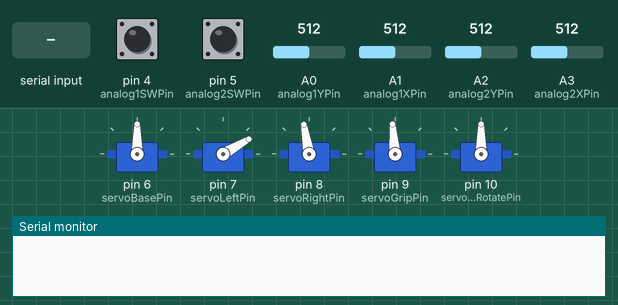
Recording of a sketch running on a simulated Arduino Uno, built with avr-gcc and run on an emulated ATmega328P. On the bench: 5 × servo, the last lines printed to the serial monitor. The inputs (shaded band) are chosen by the test bench; at power-on: A0 (analog1YPin) = 512, A1 (analog1XPin) = 512, A2 (analog2YPin) = 512, pin 4 (analog1SWPin) HIGH, pin 5 (analog2SWPin) HIGH, A3 (analog2XPin) = 512.

Above: at 1.2 s.
1.3 s: A0 (analog1YPin) set to 626
2.8 s: A0 (analog1YPin) set to 654
At 3.53 s:
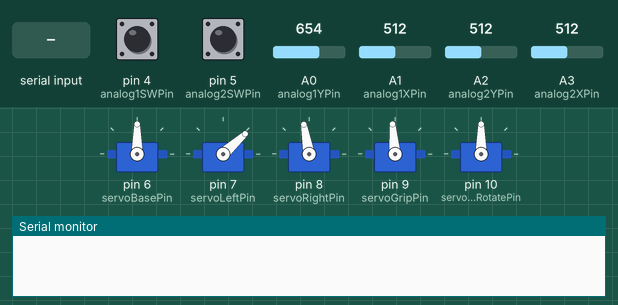
5.8 s: A1 (analog1XPin) set to 621
8.8 s: A1 (analog1XPin) set to 658
At 8.87 s:
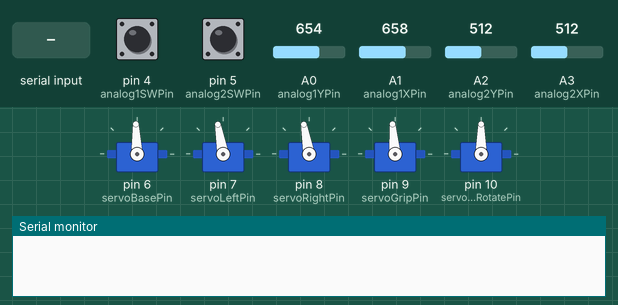
11.8 s: "b" received over the second serial link
At 14.6 s:
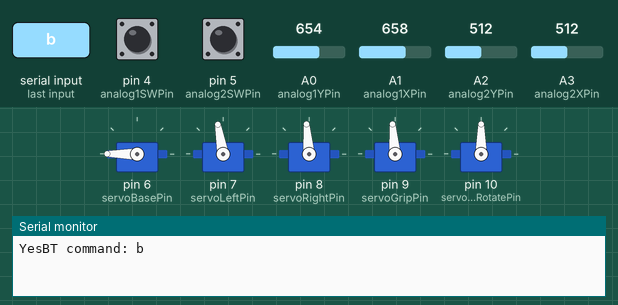
14.8 s: A2 (analog2YPin) set to 630
16.3 s: A2 (analog2YPin) set to 650
At 17.03 s:
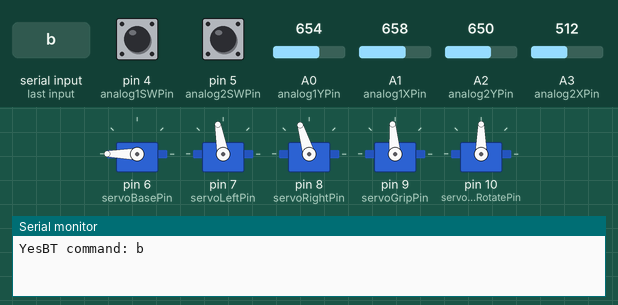
Timing chart, 0 to 20.3 s (numbered marks = the images above; inputs shaded):
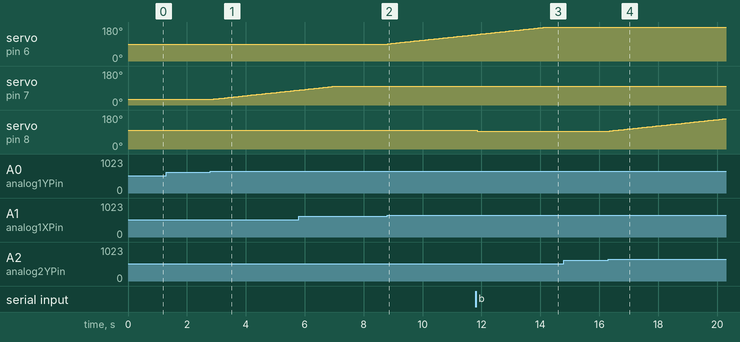

Measured:
- the behaviour switches between 639 and 640 on A0 (analog1YPin) (found by bisection; images 0 and 1)
- the behaviour switches between 639 and 640 on A1 (analog1XPin) (found by bisection; images 1 and 2)
- the behaviour switches between 639 and 640 on A2 (analog2YPin) (found by bisection; images 3 and 4)
- after the input at 1.3 s, every drawn part: stays the same
- after the input at 2.8 s, servo on pin 7 (servoLeftPin): moves from 30° to 79° over 2.9 s, starting after 0.05 s
- after the input at 8.8 s, servo on pin 6 (servoBasePin): moves from 90° to 140° over 3.0 s, starting at once
- after the input at 11.8 s, servo on pin 8 (servoRightPin): 100° → 95° after 0.05 s
- after the input at 14.8 s, every drawn part: stays the same
- after the input at 16.3 s, servo on pin 8 (servoRightPin): moves from 95° to 160° over 3.9 s, starting after 0.05 s

The sketch:

fapduino.ino
```cpp
/**
 * Controling of the robotic eezybot arm via bluetooth
 */
#include "MyServo.h"
#include "Position.h"
#include <SoftwareSerial.h>

#define MAX_SAVED_POSITIONS 20

Position positions[MAX_SAVED_POSITIONS];

#define SP2_RX 2
#define SP2_TX 3

SoftwareSerial bluetooth(SP2_RX, SP2_TX); // 2 is RX, 3 is TX

#define servoBasePin 6
#define servoLeftPin 7
#define servoRightPin 8
#define servoGripPin 9
#define servoGripRotatePin 10

#define servoBasePosition 90
#define servoBaseLow 0
#define servoBaseHigh 180

#define servoLeftPosition 30
#define servoLeftLow 20
#define servoLeftHigh 100

#define servoRightPosition 100
#define servoRightLow 90
#define servoRightHigh 160

#define servoGripPosition 95
#define servoGripLow 0
#define servoGripHigh 180

#define servoGripRotatePosition 90
#define servoGripRotateLow 0
#define servoGripRotateHigh 180

MyServo servoBase(servoBasePin, servoBaseLow, servoBaseHigh, servoBasePosition);
MyServo servoLeft(servoLeftPin, servoLeftLow, servoLeftHigh, servoLeftPosition);
MyServo servoRight(servoRightPin, servoRightLow, servoRightHigh, servoRightPosition);
MyServo servoGrip(servoGripPin, servoGripLow, servoGripHigh, servoGripPosition);
MyServo servoGripRotate(servoGripRotatePin, servoGripRotateLow, servoGripRotateHigh, servoGripRotatePosition);

// controls
// 6 axes shit

#define analog1YPin 0
#define analog1XPin 1
#define analog1SWPin 4

#define analog2YPin 2
#define analog2XPin 3
#define analog2SWPin 5

int analog1X = 4;
int analog1Y = 4;
int analog1SW = 1;
int analog1SWflag = 0;
int analog1SWlastValue = 1;

int analog2X = 4;
int analog2Y = 4;
int analog2SW = 1;
int analog2SWflag = 0;
int analog2SWlastValue = 1;

int cmd = 0;

// if palying a sequence or not
bool playing = false;
int savedPositions = 0;

void setup()
{
  // BT module
  bluetooth.begin(9600); // Default communication rate of the Bluetooth module

  // servos
  servoBase.init();
  servoLeft.init();
  servoRight.init();
  servoGrip.init();
  servoGripRotate.init();

  // analog controls

  pinMode(analog1SWPin, INPUT);
  digitalWrite(analog1SWPin, HIGH);

  pinMode(analog2SWPin, INPUT);
  digitalWrite(analog2SWPin, HIGH);

  Serial.begin(57600);

  // initialize array
  clearPositions();
}

void loop()
{
  //handle bluetooth
  handleBluetooth();

  handlePlayOrPause();

  if (!playing)
  {
    // normal workflow

    // handle analog
    handleAnalogSticks();
    handleAnalogButtons();
  }
  else
  {
    play();
  }
}

void handleBluetooth()
{
  if (bluetooth.available() > 0)
  {
    Serial.write("Yes");    // Checks whether data is comming from the serial port
    cmd = bluetooth.read(); // Reads the data from the serial port
    handleBluetoothCommand(cmd);
  }
}

void handleBluetoothCommand(char command)
{
  Serial.write("BT command: ");
  Serial.write(command);
  Serial.write("\r\n");
  switch (command)
  {
  case 'l':
    servoBase.moveBy(5);
    break;
  case 'r':
    servoBase.moveBy(-5);
    break;
  case 'f':
    servoRight.moveBy(5);
    break;
  case 'b':
    servoRight.moveBy(-5);
    break;
  case 'u':
    servoLeft.moveBy(5);
    break;
  case 'd':
    servoLeft.moveBy(-5);
    break;
  case 'o':
    servoGrip.moveBy(5);
    break;
  case 'c':
    servoGrip.moveBy(-5);
    break;
  case 'q':
    servoGripRotate.moveBy(5);
    break;
  case 'e':
    servoGripRotate.moveBy(-5);
    break;
  case 'p':
    // play
    play();
    break;
  case 's':
    //save
    savePosition();
    break;
  case 'i':
    //stop plaing
    stop();
    break;
  default:
    Serial.println("Not move!");
  }
}

void handlePlayOrPause()
{
  analog1SW = digitalRead(analog1SWPin);
  analog2SW = digitalRead(analog2SWPin);

  if (!playing && (analog1SW == LOW && analog2SW == LOW))
  {
    play();
  }
}

void handleAnalogSticks()
{
  analog1X = treatAnalogInputValue(analogRead(analog1XPin), 4);
  analog1Y = treatAnalogInputValue(analogRead(analog1YPin), 4);

  analog2X = treatAnalogInputValue(analogRead(analog2XPin), 12);
  analog2Y = treatAnalogInputValue(analogRead(analog2YPin), 4);

  if (analog1X != 0)
  {
    servoBase.moveBy(analog1X);
  }

  if (analog1Y != 0)
  {
    servoLeft.moveBy(analog1Y);
  }

  if (analog2X != 0)
  {
    servoGripRotate.moveBy(analog2X);
  }

  if (analog2Y != 0)
  {
    servoRight.moveBy(analog2Y);
  }
}

void handleAnalogButtons()
{
  analog1SW = digitalRead(analog1SWPin);
  analog2SW = digitalRead(analog2SWPin);

  // save position
  if (analog1SW == LOW)
  {
    if (analog1SWlastValue == 1)
    {
      analog1SWlastValue = 0;
      if (analog1SWflag == 0)
      {
        savePosition();
        analog1SWflag = 1;
      }
      else if (analog1SWflag == 1)
      {
        savePosition();
        analog1SWflag = 0;
      }
    }
  }
  else
  {
    analog1SWlastValue = 1;
  }

  // grip
  if (analog2SW == LOW)
  {
    if (analog2SWlastValue == 1)
    {
      analog2SWlastValue = 0;
      if (analog2SWflag == 0)
      {
        servoGrip.moveTo(50);
        analog2SWflag = 1;
      }
      else if (analog2SWflag == 1)
      {
        servoGrip.moveTo(160);
        analog2SWflag = 0;
      }
    }
  }
  else
  {
    analog2SWlastValue = 1;
  }

  delay(60);
}

int treatAnalogInputValue(int data, int speed)
{
  return map(data, 0, 1024, -speed, speed);
}

void savePosition()
{
  if (savedPositions == MAX_SAVED_POSITIONS)
  {
    clearPositions();
  }
  positions[savedPositions] = Position(servoBase.getPosition(),
                                       servoLeft.getPosition(),
                                       servoRight.getPosition(),
                                       servoGrip.getPosition(),
                                       servoGripRotate.getPosition());
  savedPositions++;
}

void play()
{
  playing = true;
  for (int i = 0; i < savedPositions; i++)
  {
    Position pos = positions[i];
    servoBase.moveTo(pos.getBase());
    servoLeft.moveTo(pos.getLeft());
    servoRight.moveTo(pos.getRight());
    servoGrip.moveTo(pos.getGrip());
    servoGripRotate.moveTo(pos.getGripRotate());
    Serial.write("Position: ");
    Serial.write(i);
    Serial.write("\r\n");
    delay(100);
  }
}

void stop()
{
  playing = false;
}

void clearPositions()
{
  for (int i = 0; i < MAX_SAVED_POSITIONS; i++)
  {
    positions[i] = Position(0, 0, 0, 0, 0);
  }
  savedPositions = 0;
}
```

MyServo.cpp
```cpp
#include "MyServo.h"

#if ARDUINO >= 100
#include "Arduino.h"
#else
#include "WProgram.h"
#include "pins_arduino.h"
#include "WConstants.h"
#endif
MyServo::MyServo(int _servoPin, int _minimum, int _maximum, int _pos)
    : servoPin(_servoPin), minimum(_minimum), maximum(_maximum), pos(_pos)
{
}

void MyServo::init()
{
  servo.attach(this->servoPin);
  servo.write(this->pos);
}

int MyServo::getPosition()
{
  return this->pos;
}

void MyServo::moveBy(int value)
{
  int newValue = constrain(this->pos + value, this->minimum, this->maximum);
  servo.write(newValue);
  this->pos = newValue;
}

void MyServo::moveTo(int value)
{
  // if already there, return
  if (this->pos == value)
  {
    return;
  }

  // get value in between the servo limits
  int newValue = constrain(value, this->minimum, this->maximum);

  // increment with delay to slow down the servo movement
  int increment = newValue > this->pos ? +1 : -1;
  while (this->pos != newValue)
  {
    this->moveBy(increment);
    delay(15);
  }
  this->pos = newValue;
}

void MyServo::sweep()
{
  for (this->pos = this->minimum; this->pos <= this->maximum; this->pos += 1)
  { // goes from 0 degrees to 180 degrees
    // in steps of 1 degree
    servo.write(this->pos); // tell servo to go to position in variable 'pos'
    delay(15);              // waits 15ms for the servo to reach the position
  }
  for (this->pos = this->maximum; this->pos >= this->minimum; this->pos -= 1)
  {                         // goes from 180 degrees to 0 degrees
    servo.write(this->pos); // tell servo to go to pos in variable 'pos'
    delay(15);              // waits 15ms for the servo to reach the pos
  }
}
```

MyServo.h
```cpp
// This is start of the header guard.  ADD_H can be any unique name.  By convention, we use the name of the header file.
#ifndef MY_SERVO_H
#define MY_SERVO_H

#include <Servo.h>

// This is the content of the .h file, which is where the declarations go

class MyServo
{
private:
  int minimum;
  int maximum;
  int pos;
  int servoPin;
  Servo servo;

public:
  MyServo(int _servoPin, int _minimum, int _maximum, int _pos);

  void init();

  int getPosition();

  void moveBy(int value);

  void moveTo(int value);

  void sweep();
};

// This is the end of the header guard
#endif
```

Position.cpp
```cpp
#include "Position.h"

#if ARDUINO >= 100
#include "Arduino.h"
#else
#include "WProgram.h"
#include "pins_arduino.h"
#include "WConstants.h"
#endif
Position::Position()
{
  this->base = 0;
  this->left = 0;
  this->right = 0;
  this->grip = 0;
  this->gripRotate = 0;
}

Position::Position(int _base, int _left, int _right, int _grip, int _gripRotate)
    : base(_base), left(_left), right(_right), grip(_grip), gripRotate(_gripRotate)
{
}

int Position::getBase()
{
  return this->base;
}

int Position::getLeft()
{
  return this->left;
}

int Position::getRight()
{
  return this->right;
}

int Position::getGrip()
{
  return this->grip;
}

int Position::getGripRotate()
{
  return this->gripRotate;
}
```

Position.h
```cpp
#ifndef POSITION_H
#define POSITION_H
// This is the content of the .h file, which is where the declarations go

class Position
{
private:
  int base;
  int left;
  int right;
  int grip;
  int gripRotate;

public:
  Position();

  Position(int _base, int _left, int _right, int _grip, int _gripRotate);

  int getBase();

  int getLeft();

  int getRight();

  int getGrip();

  int getGripRotate();
};

// This is the end of the header guard
#endif
```
